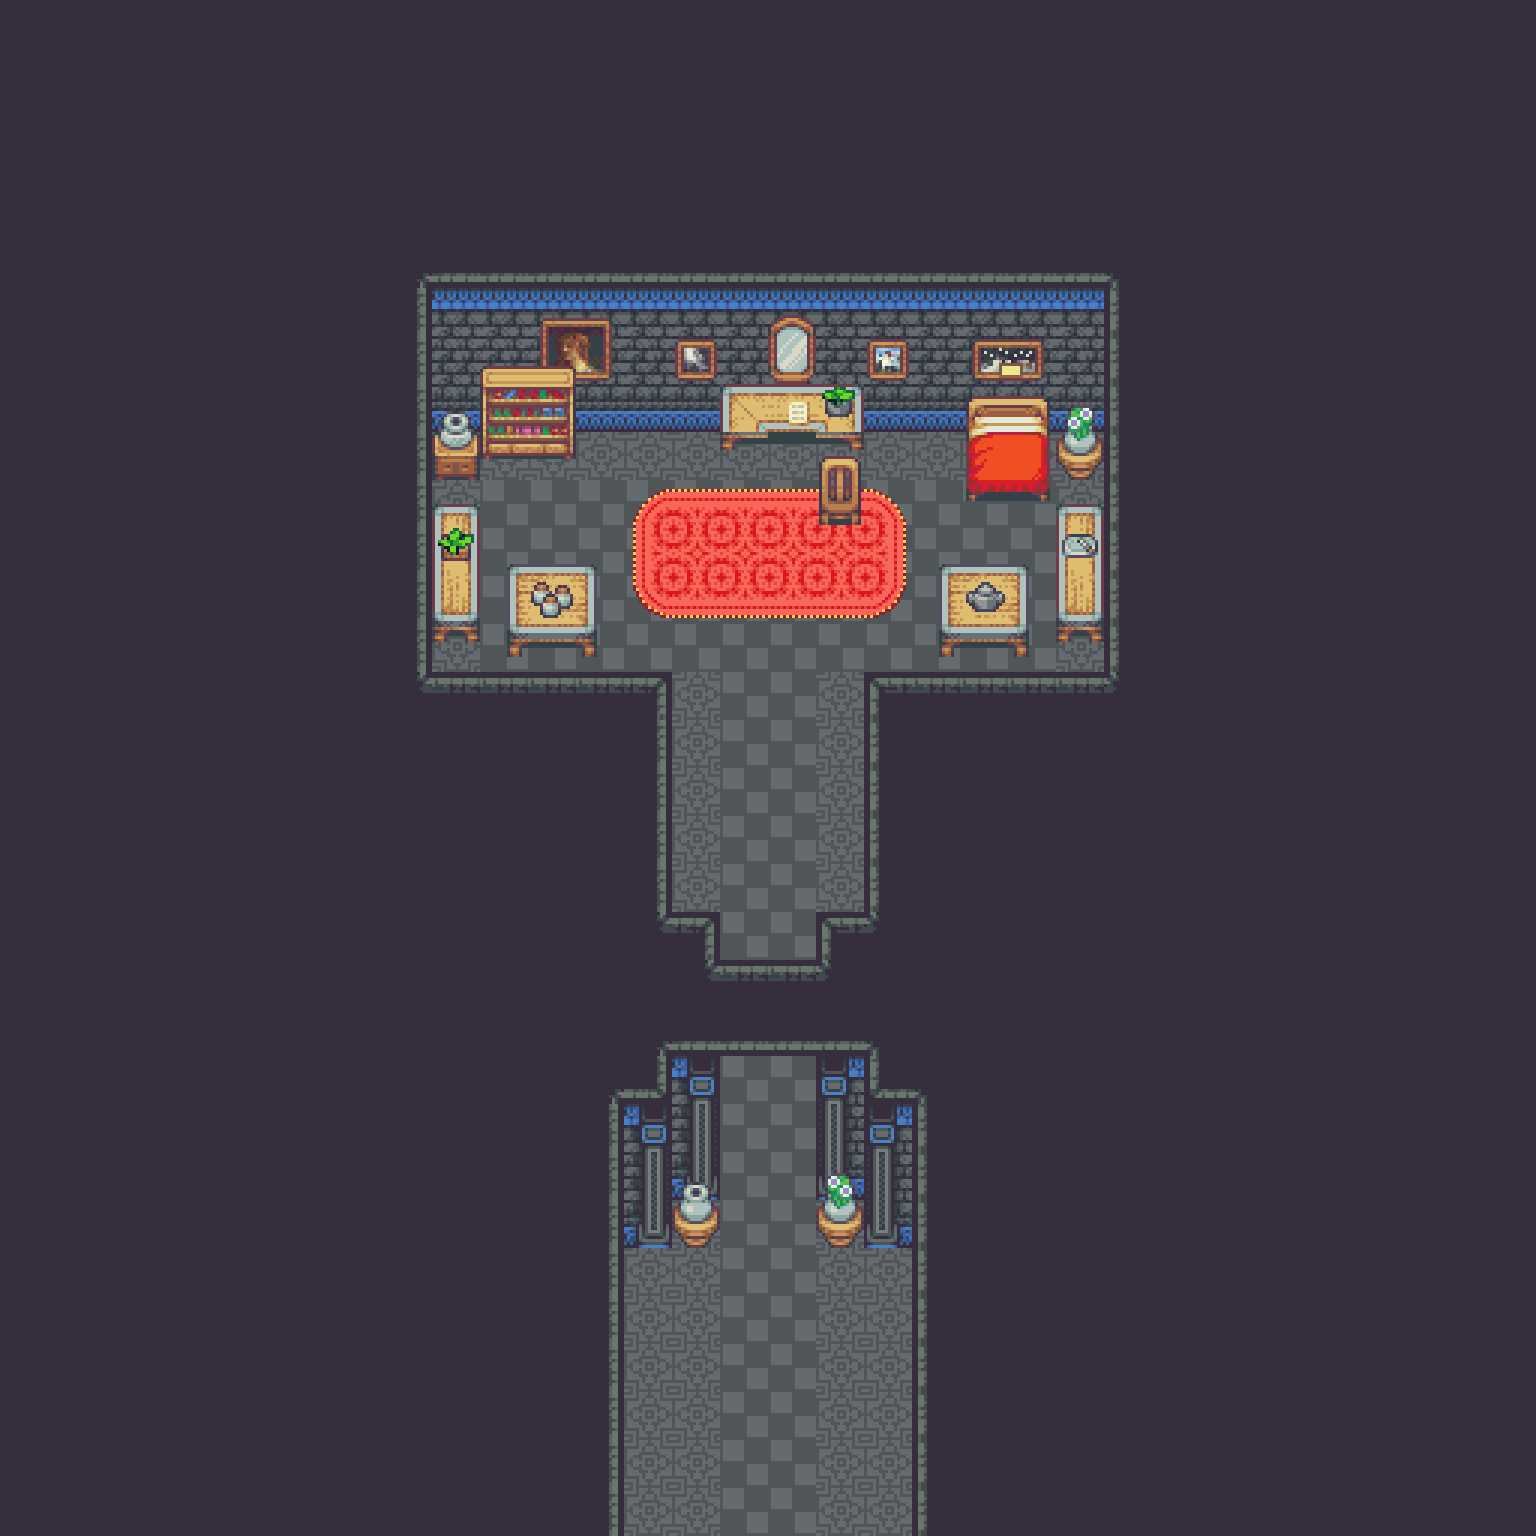

The image is a tile-based game level rendered from a .tmx file. Its description and source (layers, tilesets, objects; grid data summarised) follow:
An orthogonal 32x32 tile map with 48x48 px tiles, 6 tile layers (Basement, Ground, Flooring, Furnishing, ...), 4 tilesets and 3 objects.

<map version="1.10" tiledversion="1.10.1" orientation="orthogonal" renderorder="right-down" width="32" height="32" tilewidth="48" tileheight="48" infinite="0" nextlayerid="11" nextobjectid="9">
 <tileset firstgid="1" source="Castle.tsx" />
 <tileset firstgid="1480" source="CastleInterior.tsx" />
 <tileset firstgid="3160" source="CastleObjects.tsx" />
 <tileset firstgid="3416" source="CastleObjects2.tsx" />
 <layer id="10" name="Basement" width="32" height="32">
  <data>[1024 cells, 0 non-empty, 0 distinct tile ids]</data>
 </layer>
 <layer id="2" name="Ground" width="32" height="32">
  <data>[1024 cells, 1024 non-empty, 2 distinct tile ids]</data>
 </layer>
 <layer id="9" name="Flooring" width="32" height="32">
  <data>[1024 cells, 18 non-empty, 9 distinct tile ids]</data>
 </layer>
 <layer id="1" name="Furnishing" width="32" height="32">
  <data>[1024 cells, 906 non-empty, 51 distinct tile ids]</data>
 </layer>
 <layer id="6" name="Decor" width="32" height="32">
  <data>[1024 cells, 24 non-empty, 21 distinct tile ids]</data>
 </layer>
 <layer id="5" name="Ceiling" width="32" height="32">
  <data>[1024 cells, 18 non-empty, 15 distinct tile ids]</data>
 </layer>
 <objectgroup id="3" name="Props">
  <object id="4" gid="235" x="720" y="1200" width="96" height="144">
   <properties>
    <property name="I" value="[Door WoodenDoor]" />
   </properties>
  </object>
  <object id="6" gid="235" x="576" y="480" width="48" height="48">
   <properties>
    <property name="I" value="[Chest WoodenChest [KeyItem BrassKey] d7a2247e-b843-4b31-8a22-2f36450697cb None Fin [[KylaAdvent 1]]]" />
   </properties>
  </object>
  <object id="7" gid="235" x="720" y="528" width="144" height="144">
   <properties>
    <property name="I">[Character [Enemy Kyla] Upward True False
  [Sequence
   [ClearSpirits
    [FadeOutSong 120]
    [Wait 120]
    [PlaySong 120 0 0 0.5 [Field Unfolding]]
    [Wait 180]
    [Dialog "What is freedom...?"]
    [Wait 120]
    [Dialog "It must be the death of purpose..."]
    [Wait 60]
    [Face [CharacterTarget [Enemy Kyla]] Leftward]
    [Wait 60]
    [Dialog "I was raised to be a servant of a servant."]
    [Wait 120]
    [Dialog "My master is cruel, but unlike the world, her cruelty is predictable."]
    [Wait 120]
    [Dialog "I came under her ward when my mother passed, but I think she always hated me."]
    [Wait 60]
    [Face [CharacterTarget [Enemy Kyla]] Downward]
    [Wait 60]
    [Dialog "Yet her spite is something to which I have become accustomed."]
    [Wait 120]
    [Dialog "It is the chaos beyond these castle walls that I can not bear."]
    [Wait 60]
    [Face [CharacterTarget [Enemy Kyla]] Leftward]
    [Wait 60]
    [Dialog "The insanity of this decaying world... terrifies me."]
    [Wait 60]
    [Face [CharacterTarget [Enemy Kyla]] Upward]
    [Wait 60]
    [Dialog "I can never leave this place..."]
    [FadeOutSong 120]
    [Fade [CharacterTarget [Enemy Kyla]] 150]
    [ReplaceAdvent [KylaAdvent 0] [KylaAdvent 1]]
    [PlaySong 120 0 0 0.5 [Castle CastlePart1]]
    [Wait 120]
    [PlaySound 0.5 [Field Unlatch]]
    [Dialog "Something unlatched..."]]]
 [[KylaAdvent 0]]]</property>
   </properties>
  </object>
 </objectgroup>
</map>
